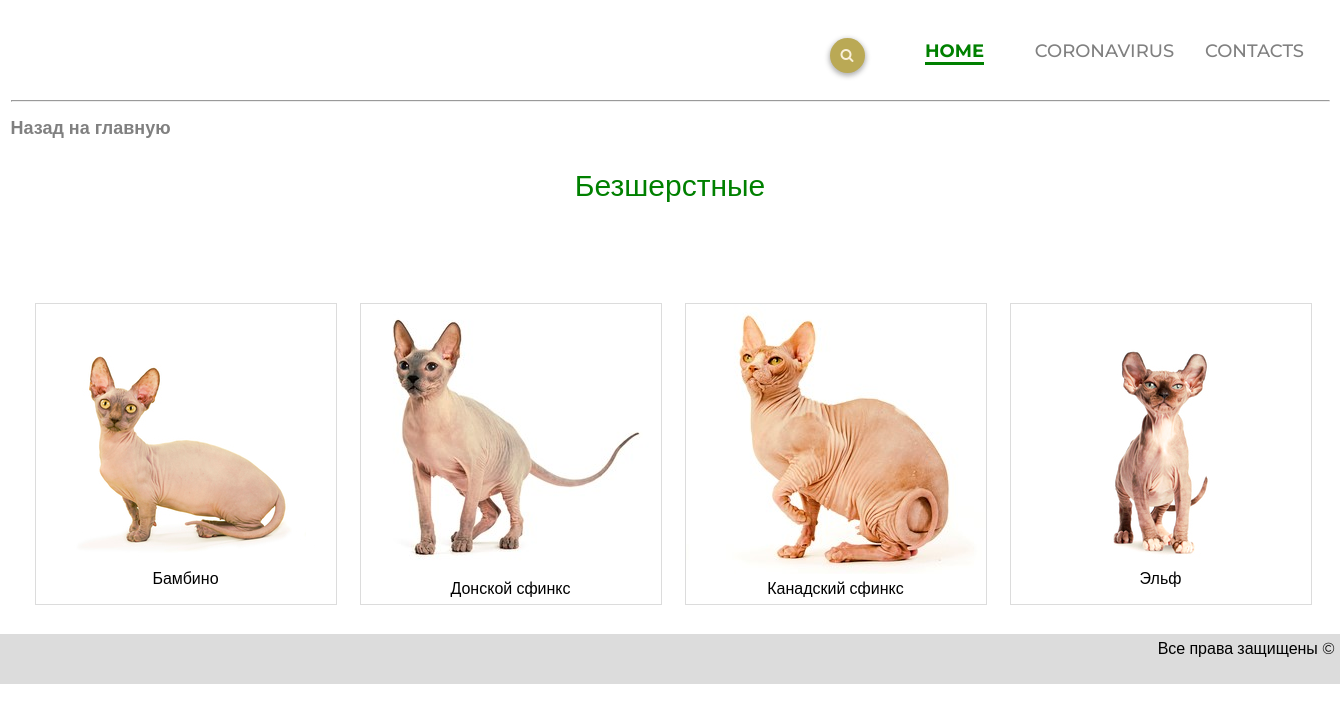
Page /nowool/ on the earlier database version.
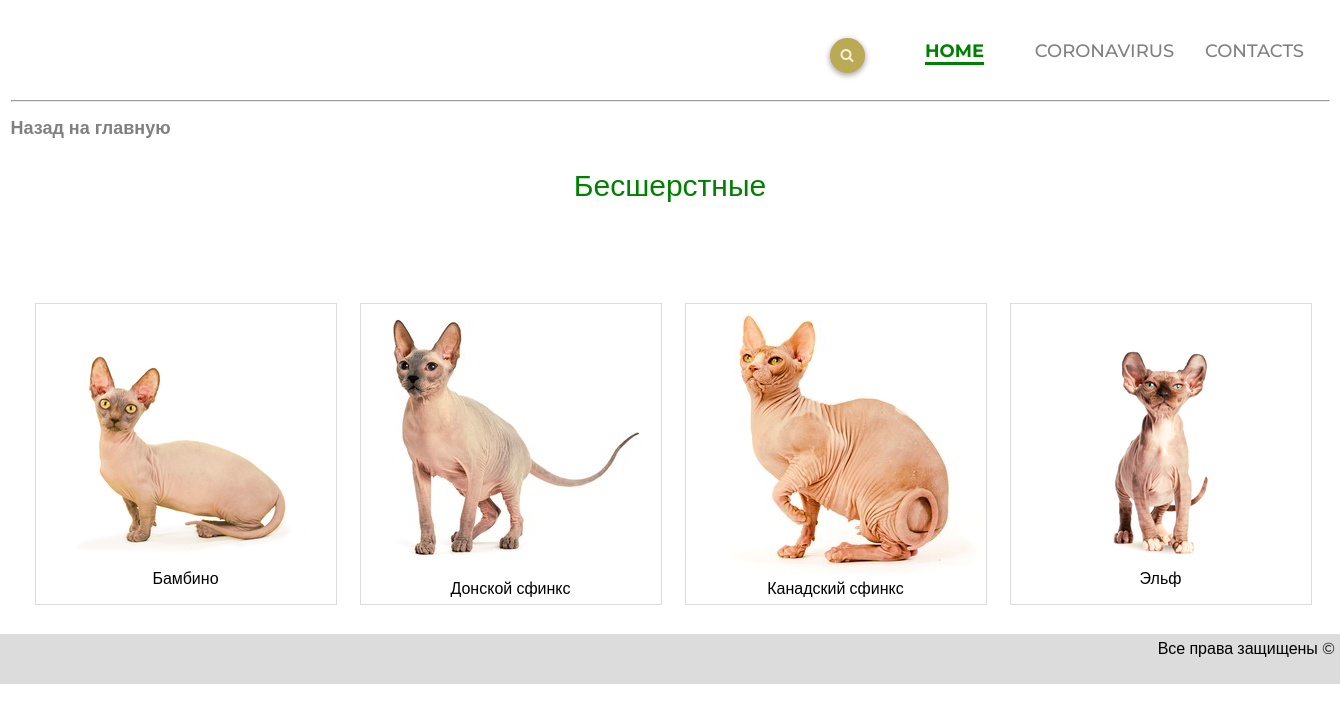
Same page on the later database version.
### cats/models.py (models this page shows, shortened)
class TypeOfWool(models.Model):
    name = models.CharField("Тип шерсти", max_length=20)
    url = models.SlugField(max_length=160, unique = True)
    text_style = models.CharField("Стиль отбражения текста", max_length=100, default='button2 ')
    class Meta:
        verbose_name = "Тип шерсти"
        verbose_name_plural = "Тип шерсти"

class Cat(models.Model):
    type_of_wool = models.ForeignKey(TypeOfWool, verbose_name="Тип шерсти", on_delete=models.CASCADE)
    name = models.CharField("Порода", max_length=100)
    height = models.CharField("Рост", max_length=100)
    weight = models.CharField("Вес", max_length=100)
    health = models.CharField("Здоровье", max_length=250)
    life_span = models.CharField("Продолжительность жизни", max_length=100)
    country_of_origin = models.CharField("Страна происхождения", max_length=50)
    characteristics = models.ManyToManyField(Characteristics, verbose_name="Характеристики")
    about = models.CharField("О породе", max_length=1000)
    lifestyle = models.CharField("Образ жизни", max_length=1000)
    qualities = models.CharField("Качества", max_length=500)
    img = models.ImageField("Изображение", upload_to="image/")
    img_for_list = models.ImageField("Изображение 2", upload_to="image/", default=img)
    url = models.SlugField(max_length=160, unique = True)
    style = models.CharField("Стиль для списка", max_length=100, default='example1 example2')
    image_style = models.CharField("Стиль отображения картинки", max_length=100, default='e-photo')
    text_style = models.CharField("Стиль отбражения текста", max_length=100, default='e-ph-text')
    class Meta:
        verbose_name = "Кот"
        verbose_name_plural = "Кот"
    def get_absolute_url(self):
        return reverse("middleware", kwargs={"slug":self.url})

### cats/views.py (the view)
# urls.py: path("<slug:slug>/", views.middleware_view, name='middleware')
def middleware_view(request, slug):
    try:
        TypeOfWool.objects.get(url=slug)
        return WoolTypeDetailView.as_view()(request, slug)
    except Exception:
        Cat.objects.get(url=slug)
        return CatView.as_view()(request, slug)

### cats/views.py (called while the page is built)
    def get(self, request, slug):
        cats = Cat.objects.filter(type_of_wool__url=slug)
        wooltype = TypeOfWool.objects.get(url=slug).name
        return render (request, "cats/wool.html", {"cat_list": cats, "wool_type":wooltype})

### templates/cats/wool.html (shortened to what this page needs)
<!DOCTYPE html>
{% load static %}
<html>
<head>
	<link rel="stylesheet" href="{% static 'css/style.css' %}">
	<link rel="stylesheet" href="https://maxcdn.bootstrapcdn.com/font-awesome/4.5.0/css/font-awesome.min.css">
</head>
<body>
	<div class="container">
		<div class="header">
			<ul class="menu">
				<li class="menu-list"><a href="{% url "contacts"%}" class="menu-link">CONTACTS</a></li>
				<li class="menu-list"><a href="{% url "corona"%}" class="menu-link">CORONAVIRUS</a></li>
				<li class="menu-list"><a href="{% url "home"%}" class="menu-link menu-link-active">HOME</a></li>
			</ul>
			<form class="form" action="{% url "s_result" %}" method="post">
				<input type="text" class="input" placeholder="Искать здесь..." name="search_field">
				<button type="submit"></button>
			</form>
		</div>
		<hr>
		<div class="nav">
			<a href="{% url "home" %}" class="nav-text">Назад на главную</a>
		</div>
		<div class="catalog-main-text">{{ wool_type }}</div>
		{% for cat in cat_list%}
			<div class="example {{ cat.style }}" onclick="location.href='{{ cat.get_absolute_url }}';">
				<div class="{{ cat.image_style }}" style="background-image: url({{ cat.img_for_list.url }})"></div>
				<div class="{{ cat.text_style }}">{{ cat.name }}</div>
			</div>
		{% endfor %}
	</div>
	<div class="footer">
		<p>Все права защищены &copy;</p>
	</div>
</body>
</html>

### static/css/style.css (style rules this page uses)
* { margin: 0; padding: 0; }
body { font-family: 'Montserrat', sans-serif; }
.container { margin: 0 auto; width: 1319px; }
.header { height: 100px; width: 1319px; }
.menu-list { list-style-type: none; float: right; margin-top: 40px; display: inline-block; width: 150px; font-size: 18px; text-align: center; }
.menu-link { color: grey; text-decoration: none; font-weight: 500; }
.menu-link-active { color: green; font-weight: 700; border-bottom: 3px solid green; }
.nav { float: left; margin-top: 15px; display: inline-block; width: 100%; height: 50px; font-size: 18px; }
.nav-text { color: grey; text-decoration: none; font-weight: 600; }
.footer { background-color: gainsboro; height: 50px; clear: both; margin-top: 50px; }
.footer p { float: right; margin-right: 5px; margin-top: 5px; }
.catalog-main-text { text-align: center; color: green; font-size: 30px; font-weight: 400; margin-top: 50px; }
.example { margin-left: 25px; margin-top: 50px; float: left; width: 300px; height: 300px; outline: 1px solid gainsboro; }
.e-photo { width: 300px; height: 270px; }
.e-ph-text { margin-top: 5px; text-align: center; }
.example1 { margin-top: 100px; cursor: pointer }
.example2 { margin-bottom: 30px; }
.e-photo-elf { width: 300px; height: 230px; margin-top: 30px; margin-left: 30px; }
.e-photo-bambino { width: 250px; height: 240px; margin-left: 30px; margin-top: 20px; }
* { box-sizing: border-box; }
.form { position: relative; width: 300px; margin: 0 auto; height: 42px; float:right; margin-right:5px; }
.input { height: 42px; width: 0; padding: 0 42px 0 15px; border: none; border-bottom: 2px solid transparent; outline: none; background: transparent; transition: .4s cubic-bezier(0, 0.8, 0, 1); position: absolute; top: 0; right: 0; z-index: 2; margin-top: 40px; display: inline-block; }
button { background: #baa955; border: none; height: 35px; width: 35px; position: absolute; top: 0; right: 0; cursor: pointer; margin-top: 38px; float: right; margin-right: 10px; box-shadow: 0 2px 5px 1px rgba(33, 33, 33, 0.35); border-radius: 23px; }
button:before { content: "\f002"; font-family: FontAwesome; font-size: 14px; color: #F9F0DA; }

Differences in the rows shown:
changed TypeOfWool: name "Безшерстные" → "Бесшерстные"
